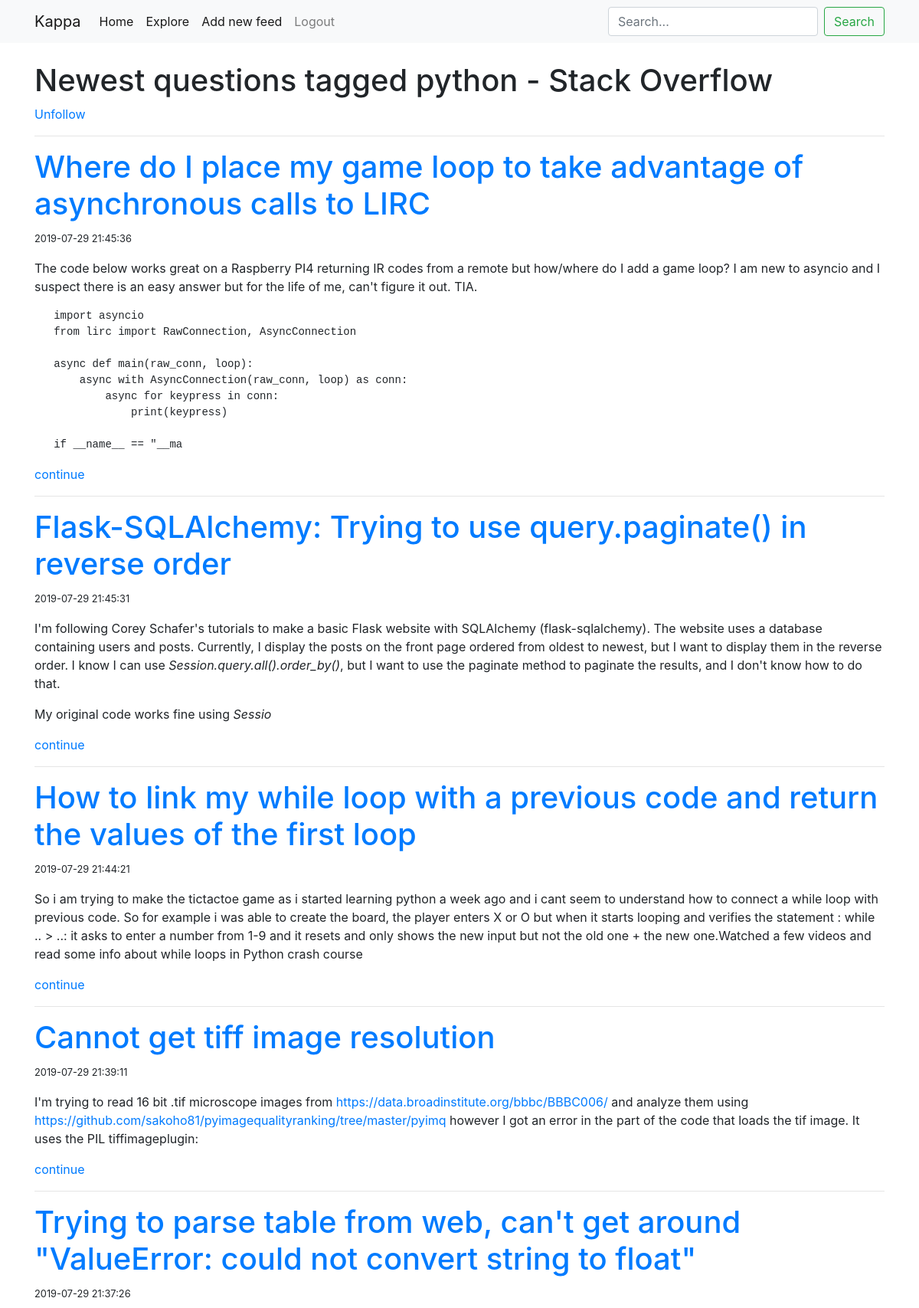
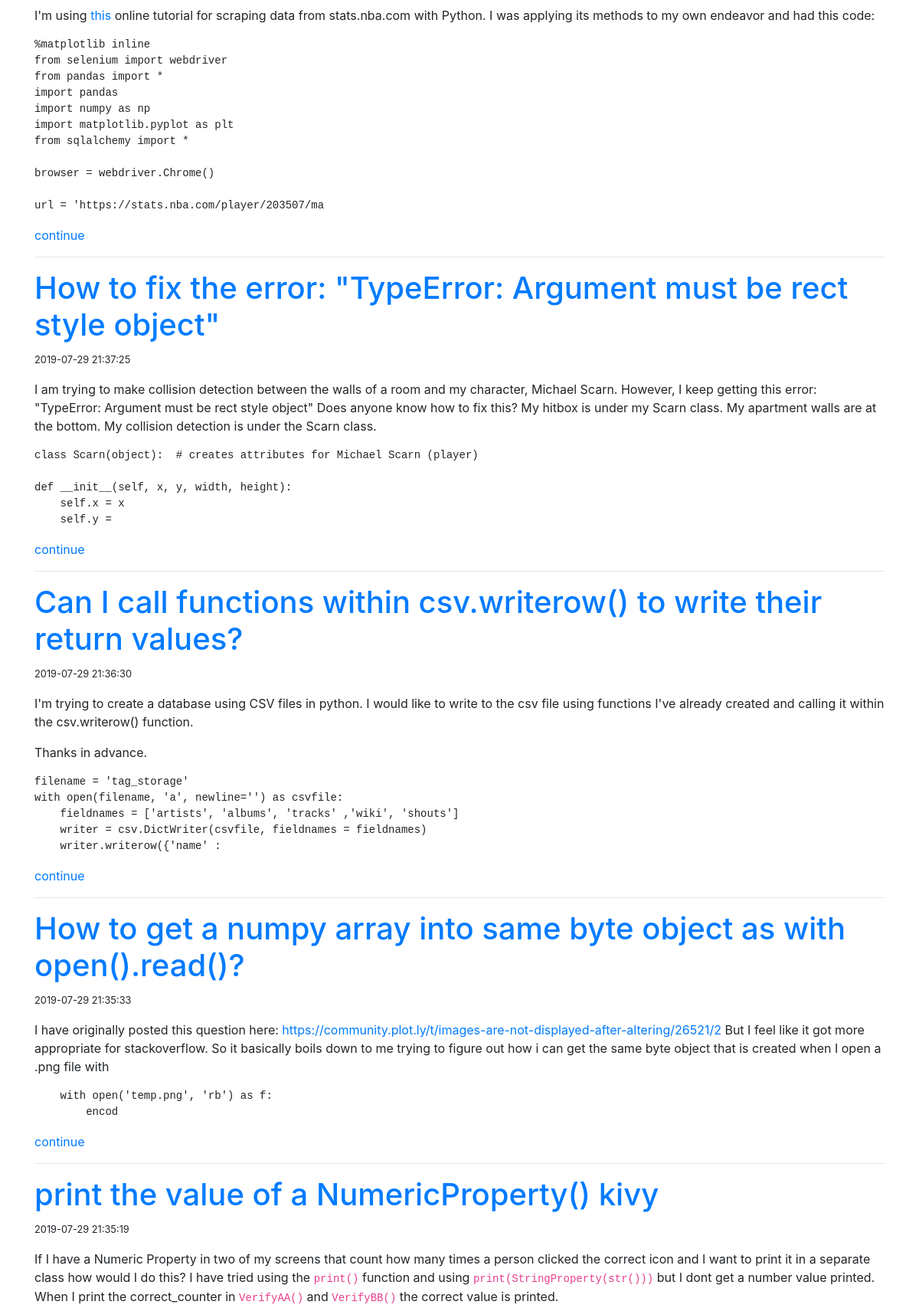
Screenshot of /feed/2 (signed in, upper part) with the database file from the repository (2 pictures, top to bottom).
### rss_reader/models.py (models this page shows, shortened)
class User(db.Model, UserMixin):
    id = db.Column(db.Integer, primary_key=True)
    username = db.Column(db.String(64), index=True, unique=True)
    email = db.Column(db.String(128), index=True, unique=True)
    password_hash = db.Column(db.String(128))
    feeds = db.relationship(
        "RssFeed", secondary=feeds, lazy="dynamic", backref="followers"
    )
    def is_following(self, rss_feed):
        return rss_feed in self.feeds

class RssFeed(db.Model):
    __searchable__ = ["title"]
    title = db.Column(db.String(128))
    id = db.Column(db.Integer, primary_key=True)
    link = db.Column(db.String(128), unique=True)
    posts = db.relationship("RssEntry", backref="feed_file", lazy="dynamic")

class RssEntry(db.Model):
    id = db.Column(db.Integer, primary_key=True)
    href = db.Column(
        db.String(128)
    )  # unique is not false to let multiple feed files have the same article
    feed_id = db.Column(db.ForeignKey("rss_feed.id"))
    title = db.Column(db.String(128))
    date = db.Column(db.DateTime, index=True)
    content = db.Column(db.String(1024))  # I will cut every entry

### rss_reader/routes.py (the view)
@app.route("/feed/<feed_id>")
@login_required
def feed(feed_id):
    feed = RssFeed.query.filter_by(id=feed_id).first_or_404()
    entries = feed.posts.order_by(RssEntry.date.desc())
    return render_template("feed.html", feeds=entries, title=feed.title, feed=feed)

### rss_reader/models.py (called while the page is built)
@login.user_loader
def load_user(id):
    return User.query.get(int(id))

### rss_reader/routes.py (called while the page is built)
@app.before_request
def before_request():
    pass

### rss_reader/templates/feed.html (shortened to what this page needs)
{% extends "base.html" %}
{% block content %}
<h1>{{title}}</h1>
{% if current_user.is_following(feed) %}
<a href="{{ url_for('unfollow', rss_feed=feed.id) }}">Unfollow</a>
{% else %}
<a href="{{ url_for('follow', rss_feed=feed.id) }}">Follow</a>
{% endif %}
{% for feed in feeds %}
<hr>
<h1><a href="{{feed.href}}">{{feed.title}}</a></h1>
<small>{{feed.date}}</small>
<p>{{feed.content|safe}}
  {% if feed.content|length > 500 %}
  <a href="{{feed.href}}"> continue</a>
  {% endif %}
</p>
{% endfor %}
{% endblock content %}

### rss_reader/templates/base.html (shortened to what this page needs)
<!doctype html>
<html lang="en">
  <head>
    <link rel="stylesheet" href="https://stackpath.bootstrapcdn.com/bootstrap/4.3.1/css/bootstrap.min.css">
    <link rel="stylesheet" href={{ url_for('static', filename='css/base.css') }}>
  </head>
  <body>
    <nav class="navbar navbar-expand-lg navbar-light bg-light">
      <div class="container">
        <a class="navbar-brand" href="#">{{current_user.username}}</a>
        <div class="collapse navbar-collapse" id="navbarSupportedContent">
          <ul class="navbar-nav mr-auto">
            <li class="nav-item active">
              <a class="nav-link" href="{{ url_for('index') }}">Home</a>
            </li>
            <li class="nav-item active">
              <a class="nav-link" href="{{ url_for('explore') }}">Explore</a>
            </li>
            {% if current_user.is_anonymous %}
            <li class="nav-item">
              <a class="nav-link" href="{{ url_for('login') }}">Login</a>
            </li>
            {% else %}
            <div class="nav-item active">
              <a class="nav-link" href="{{ url_for('add') }}">Add new feed</a>
            </div>
              <a class="nav-link" href="{{ url_for('logout') }}">Logout</a>
            {% endif %}
          </ul>
          <form class="form-inline my-2 my-lg-0" method="get" action="{{ url_for('explore') }}">
            <input class="form-control mr-sm-2" type="search" placeholder="Search..." aria-label="Search" name="q">
            <button class="btn btn-outline-success my-2 my-sm-0" type="submit">Search</button>
          </form>
        </div>
      </div>
    </nav>
    <div class="container">
        {% block content %}{% endblock %}
    </div>
  </body>
</html>

### rss_reader/static/css/base.css (style rules this page uses)
.navbar { margin: 0px 0px 25px 0px; }

### rows the page displays
User: username "Kappa"
RssFeed: title "Newest questions tagged python - Stack Overflow"
RssEntry: title "Where do I place my game loop to take advantage of asynchronous calls to LIRC", date "2019-07-29 21:45:36", content "The code below works great on a Raspberry PI4 returning IR codes from a remote but how/where do I add a game loop? I am new to asyncio and I suspect there is an easy answer but for the life of me, can't figure it out. TIA. import asyncio from lirc import RawConnection, AsyncConnection async def main(raw_conn, loop): async with AsyncConnection(raw_conn, loop) as conn: async for keypress in conn: print(keypress) if __name__ == \"__ma"
RssEntry: title "Flask-SQLAlchemy: Trying to use query.paginate() in reverse order", date "2019-07-29 21:45:31", content "I'm following Corey Schafer's tutorials to make a basic Flask website with SQLAlchemy (flask-sqlalchemy). The website uses a database containing users and posts. Currently, I display the posts on the front page ordered from oldest to newest, but I want to display them in the reverse order. I know I can use Session.query.all().order_by() , but I want to use the paginate method to paginate the results, and I don't know how to do that. My original code works fine using Sessio"
RssEntry: title "How to link my while loop with a previous code and return the values of the first loop", date "2019-07-29 21:44:21", content "So i am trying to make the tictactoe game as i started learning python a week ago and i cant seem to understand how to connect a while loop with previous code. So for example i was able to create the board, the player enters X or O but when it starts looping and verifies the statement : while .. > ..: it asks to enter a number from 1-9 and it resets and only shows the new input but not the old one + the new one.Watched a few videos and read some info about while loops in Python crash course"
RssEntry: title "Cannot get tiff image resolution", date "2019-07-29 21:39:11", content "I'm trying to read 16 bit .tif microscope images from https://data.broadinstitute.org/bbbc/BBBC006/ and analyze them using https://github.com/sakoho81/pyimagequalityranking/tree/master/pyimq however I got an error in the part of the code that loads the tif image. It uses the PIL tiffimageplugin:"
RssEntry: title "Trying to parse table from web, can't get around \"ValueError: could not convert string to float\"", date "2019-07-29 21:37:26", content "I'm using this online tutorial for scraping data from stats.nba.com with Python. I was applying its methods to my own endeavor and had this code: %matplotlib inline from selenium import webdriver from pandas import * import pandas import numpy as np import matplotlib.pyplot as plt from sqlalchemy import * browser = webdriver.Chrome() url = 'https://stats.nba.com/player/203507/ma"
RssEntry: title "How to fix the error: \"TypeError: Argument must be rect style object\"", date "2019-07-29 21:37:25", content "I am trying to make collision detection between the walls of a room and my character, Michael Scarn. However, I keep getting this error: \"TypeError: Argument must be rect style object\" Does anyone know how to fix this? My hitbox is under my Scarn class. My apartment walls are at the bottom. My collision detection is under the Scarn class. class Scarn(object): # creates attributes for Michael Scarn (player) def __init__(self, x, y, width, height): self.x = x self.y ="
RssEntry: title "Can I call functions within csv.writerow() to write their return values?", date "2019-07-29 21:36:30", content "I'm trying to create a database using CSV files in python. I would like to write to the csv file using functions I've already created and calling it within the csv.writerow() function. Thanks in advance. filename = 'tag_storage' with open(filename, 'a', newline='') as csvfile: fieldnames = ['artists', 'albums', 'tracks' ,'wiki', 'shouts'] writer = csv.DictWriter(csvfile, fieldnames = fieldnames) writer.writerow({'name' :"
RssEntry: title "How to get a numpy array into same byte object as with open().read()?", date "2019-07-29 21:35:33", content "I have originally posted this question here: https://community.plot.ly/t/images-are-not-displayed-after-altering/26521/2 But I feel like it got more appropriate for stackoverflow. So it basically boils down to me trying to figure out how i can get the same byte object that is created when I open a .png file with with open('temp.png', 'rb') as f: encod"
RssEntry: title "print the value of a NumericProperty() kivy", date "2019-07-29 21:35:19", content "If I have a Numeric Property in two of my screens that count how many times a person clicked the correct icon and I want to print it in a separate class how would I do this? I have tried using the print() function and using print(StringProperty(str())) but I dont get a number value printed. When I print the correct_counter in VerifyAA() and VerifyBB() the correct value is printed."
